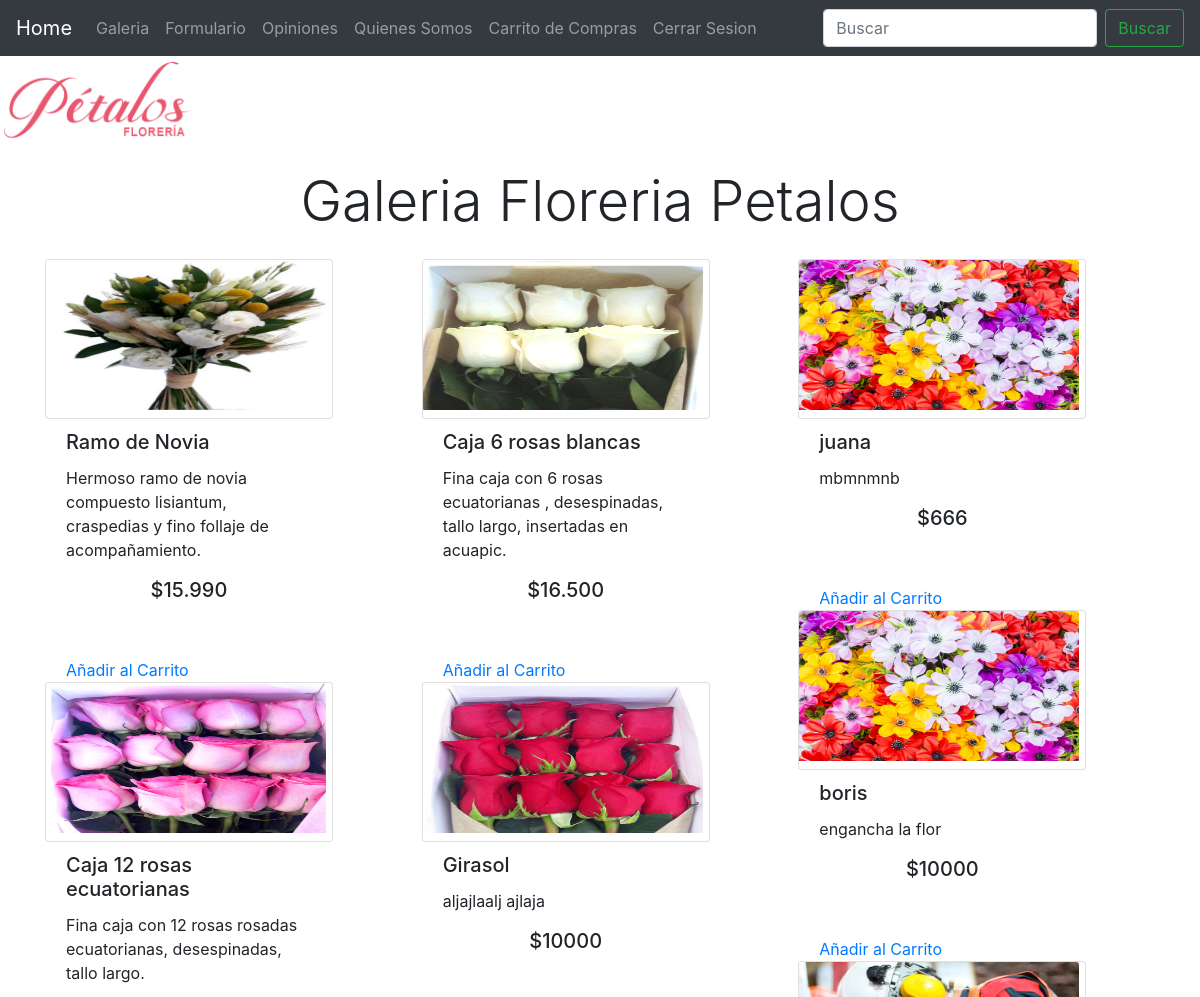
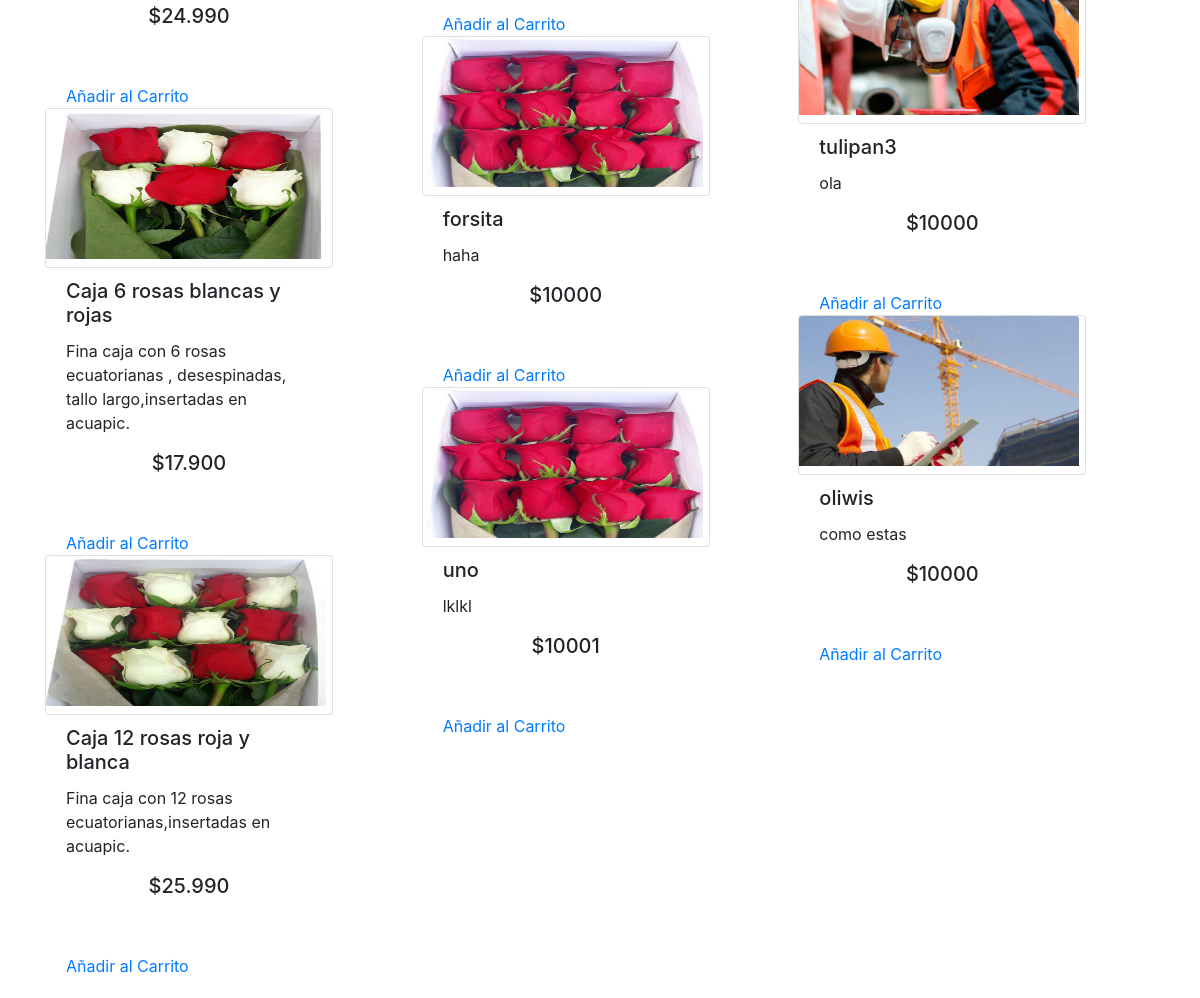
/galeria/ (signed in), run on an earlier commit of the app's database (2 pictures, top to bottom).
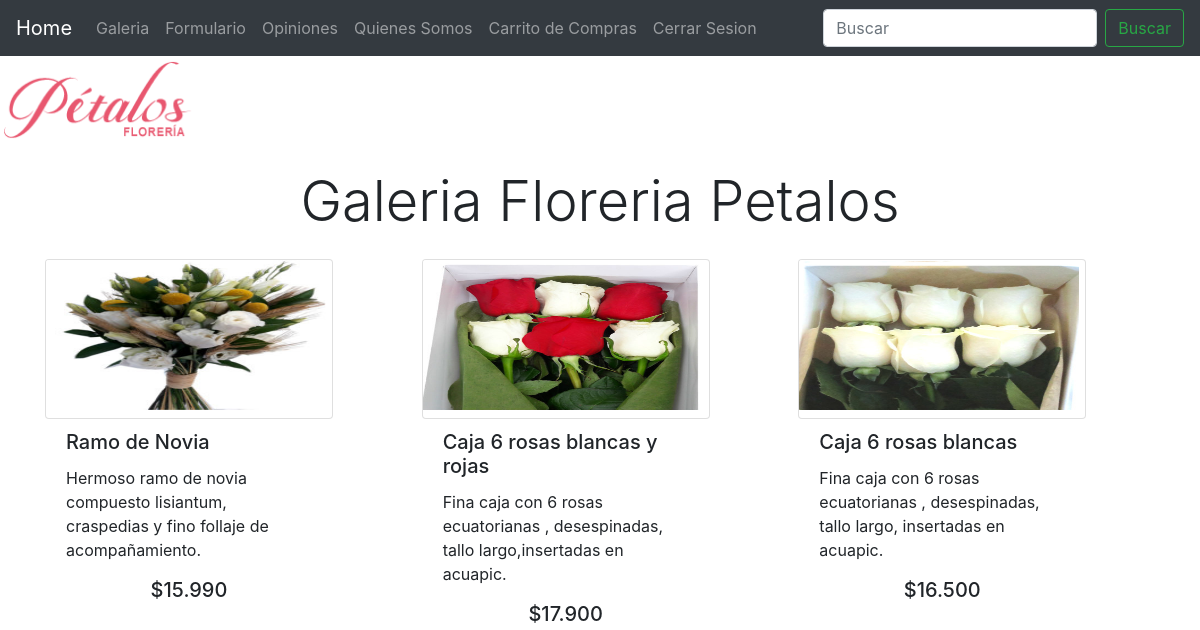
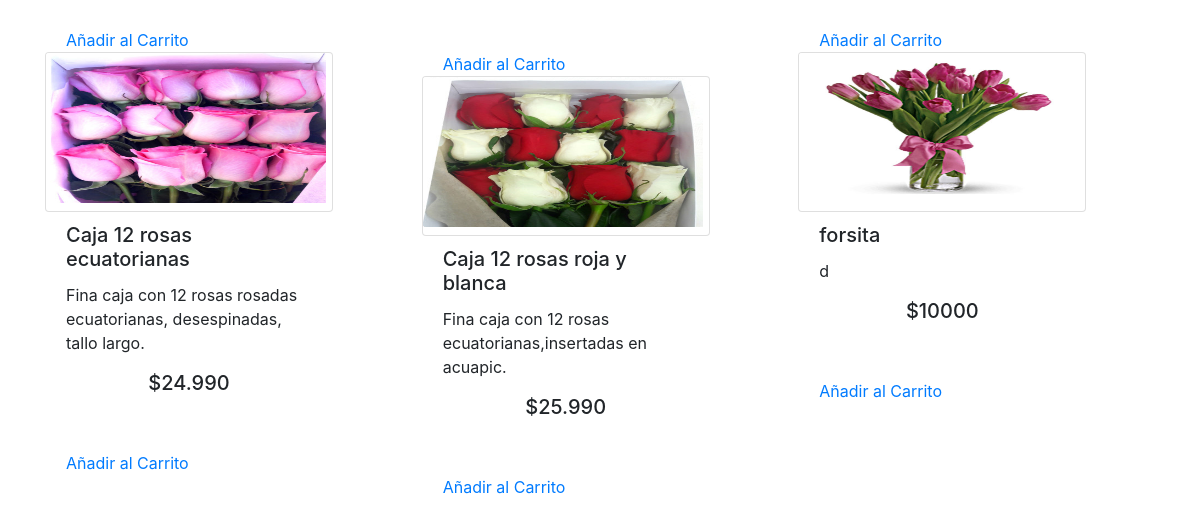
And on a later commit of the database (2 pictures, top to bottom).
### core/models.py (models this page shows, shortened)
class Flores(models.Model):
    imagen=models.ImageField(upload_to="flores",null=True)
    name=models.CharField(max_length=100, primary_key=True)
    precio=models.IntegerField()
    descripcion=models.TextField()
    estado=models.BooleanField()
    stock=models.IntegerField()

### core/views.py (the view)
# urls.py: path('galeria/',galeria,name='GALE'),
@login_required(login_url='/login/')
def galeria(request):
    flor=Flores.objects.all()
    return render(request,'core/galeria.html',{'lista':flor})

### core/templates/core/galeria.html (shortened to what this page needs)
{% extends "core/base.html" %} {% block titulo %} Galeria de Flores - Floreria Petalos {% endblock titulo %} {% load static %} {% block contenido %}
<h1 class="text-center display-4 my-4 ">Galeria Floreria Petalos</h1>
<div class="container">
    <div class="card-columns">
        <div class="card" style="width: 18rem; height: 10rem;">
            <img src="{% static 'core/img/21.jpg' %}" style="width: 280px;height: 150px;" class="card-img-top" alt="...">
            <div class="card-body">
                <h5 class="card-title">Ramo de Novia</h5>
                <p class="card-text">Hermoso ramo de novia compuesto lisiantum, craspedias y fino follaje de acompañamiento.</p>
                <h5>
                    <p style="text-align: center;">$15.990</p>
                </h5>
            </div>
            <div class="card-body">
                <a href="#" class="card-link">Añadir al Carrito</a>
            </div>
        </div>
        <div class="card" style="width: 18rem; height: 10rem;">
            <img src="{% static 'core/img/2.jpg' %}" style="width: 280px;height: 150px;" class="card-img-top" alt="...">
            <div class="card-body">
                <h5 class="card-title">Caja 12 rosas ecuatorianas</h5>
                <p class="card-text">Fina caja con 12 rosas rosadas ecuatorianas, desespinadas, tallo largo.</p>
                <h5>
                    <p style="text-align: center;">$24.990</p>
                </h5>
            </div>
            <div class="card-body">
                <a href="#" class="card-link">Añadir al Carrito</a>
            </div>
        </div>
        <div class="card" style="width: 18rem; height: 10rem;">
            <img src="{% static 'core/img/3.jpg' %}" style="width: 280px;height: 150px;" class="card-img-top" alt="...">
            <div class="card-body">
                <h5 class="card-title">Caja 6 rosas blancas y rojas</h5>
                <p class="card-text">Fina caja con 6 rosas ecuatorianas , desespinadas, tallo largo,insertadas en acuapic.</p>
                <h5>
                    <p style="text-align: center;">$17.900</p>
                </h5>
            </div>
            <div class="card-body">
                <a href="#" class="card-link">Añadir al Carrito</a>
            </div>
        </div>
        <div class="card" style="width: 18rem; height: 10rem;">
            <img src="{% static 'core/img/4.jpg' %}" style="width: 280px;height: 150px;" class="card-img-top" alt="...">
            <div class="card-body">
                <h5 class="card-title">Caja 12 rosas roja y blanca</h5>
                <p class="card-text">Fina caja con 12 rosas ecuatorianas,insertadas en acuapic.</p>
                <h5>
                    <p style="text-align: center;">$25.990</p>
                </h5>
            </div>
            <div class="card-body">
                <a href="#" class="card-link">Añadir al Carrito</a>
            </div>
        </div>
        <div class="card" style="width: 18rem; height: 10rem;">
            <img src="{% static 'core/img/5.jpg' %}" style="width: 280px;height: 150px;" class="card-img-top" alt="...">
            <div class="card-body">
                <h5 class="card-title">Caja 6 rosas blancas</h5>
                <p class="card-text">Fina caja con 6 rosas ecuatorianas , desespinadas, tallo largo, insertadas en acuapic.</p>
                <h5>
                    <p style="text-align: center;">$16.500</p>
                </h5>
            </div>
            <div class="card-body">
                <a href="#" class="card-link">Añadir al Carrito</a>
            </div>
        </div>
{% for f in lista %}
        <div class="card" style="width: 18rem; height: 10rem;">
            <img src="{{f.imagen.url}}" style="width: 280px;height: 150px;" class="card-img-top" alt="...">
            <div class="card-body">
                <h5 class="card-title">{{f.name}}</h5>
                <p class="card-text">{{f.descripcion}} </p>
                <h5>
                    <p style="text-align: center;">${{f.precio}}</p>
                </h5>
            </div>
            <div class="card-body">
                <a href="{% url 'AGREGAR_CARRO' f.name %}" class="card-link">Añadir al Carrito</a>
            </div>
        </div>
{% endfor %}
 </div>
</div>
{% endblock contenido %}

### core/templates/core/base.html (shortened to what this page needs)
<!DOCTYPE html>
<html lang="en">
{% load static %}
<head>
    <link rel="stylesheet" href="https://stackpath.bootstrapcdn.com/bootstrap/4.3.1/css/bootstrap.min.css">
</head>
<body>
    <nav class="navbar navbar-expand-lg navbar-dark bg-dark">
        <a class="navbar-brand" href="{% url 'HOME' %}">Home</a>
        <div class="collapse navbar-collapse" id="navbarSupportedContent">
            <ul class="navbar-nav mr-auto">
                {% if user.is_authenticated %}
                <li class="nav-item">
                    <a class="nav-link" href="{% url 'GALE' %}">Galeria</a>
                </li>
                {% endif %}
                {% if user.is_authenticated %}
                {% if user.is_staff %}
                <li class="nav-item">
                        <a class="nav-link" href="{% url 'FORMI' %}">Formulario</a>
                    </li>
                {% endif %}
                {% endif %}
                {% if user.is_authenticated %}
                <li class="nav-item">
                    <a class="nav-link" href="{% url 'FORMU' %}">Opiniones</a>
                </li>
                {% endif %}
                {% if user.is_authenticated %}
                <li class="nav-item">
                    <a class="nav-link" href="{% url 'QUIEN' %}">Quienes Somos</a>
                </li>
                {% endif %}
                {% if user.is_authenticated %}
                <li class="nav-item dropdown">
                    <a class="nav-link" href="{% url 'CARRITO' %}">Carrito de Compras</a>
                </li>
                {% endif %}
                {% if user.is_authenticated %}
                <li class="nav-item dropdown">
                    <a class="nav-link" href="{% url 'CERRAR' %}">Cerrar Sesion</a>
                </li>
                {% endif %}
            </ul>
            <form class="form-inline my-2 my-lg-0">
                <input class="form-control mr-sm-2" type="search" placeholder="Buscar" aria-label="Search">
                <button class="btn btn-outline-success my-2 my-sm-0" type="submit">Buscar</button>
            </form>
        </div>
    </nav>
    <div>
    <img src="{% static 'core/img/logo-floreria.png' %}" alt="" style="width: 200px">
</div>
    {% block contenido %} {% endblock contenido %}
</body>
</html>

What changed in the data, as far as the page shows it:
removed Flores: imagen (picture), name "Girasol", descripcion "aljajlaalj ajlaja", precio "10000"
removed Flores: imagen (picture), name "uno", descripcion "lklkl", precio "10001"
removed Flores: imagen (picture), name "juana", descripcion "mbmnmnb", precio "666"
removed Flores: imagen (picture), name "boris", descripcion "engancha la flor", precio "10000"
removed Flores: imagen (picture), name "tulipan3", descripcion "ola", precio "10000"
removed Flores: imagen (picture), name "oliwis", descripcion "como estas", precio "10000"
changed Flores "forsita": imagen: a different picture; descripcion "haha" → "d"
